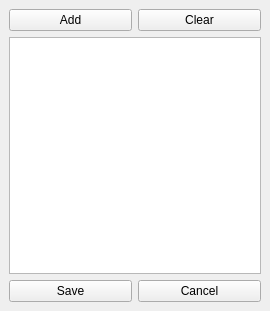
<?xml version="1.0" encoding="UTF-8"?>
<ui version="4.0">
 <class>MainWindow</class>
 <widget class="QMainWindow" name="MainWindow">
  <property name="geometry">
   <rect>
    <x>0</x>
    <y>0</y>
    <width>270</width>
    <height>311</height>
   </rect>
  </property>
  <property name="windowTitle">
   <string>MainWindow</string>
  </property>
  <widget class="QWidget" name="centralwidget">
   <layout class="QVBoxLayout" name="verticalLayout">
    <item>
     <layout class="QHBoxLayout" name="horizontalLayout_2">
      <item>
       <widget class="QPushButton" name="add_btn">
        <property name="text">
         <string>Add</string>
        </property>
       </widget>
      </item>
      <item>
       <widget class="QPushButton" name="clear_btn">
        <property name="text">
         <string>Clear</string>
        </property>
       </widget>
      </item>
     </layout>
    </item>
    <item>
     <widget class="QTableWidget" name="data_table"/>
    </item>
    <item>
     <layout class="QHBoxLayout" name="horizontalLayout">
      <item>
       <widget class="QPushButton" name="save_btn">
        <property name="text">
         <string>Save</string>
        </property>
       </widget>
      </item>
      <item>
       <widget class="QPushButton" name="cancel_btn">
        <property name="text">
         <string>Cancel</string>
        </property>
       </widget>
      </item>
     </layout>
    </item>
   </layout>
  </widget>
  <action name="actionReset">
   <property name="text">
    <string>Reset</string>
   </property>
  </action>
 </widget>
 <resources/>
 <connections/>
</ui>
